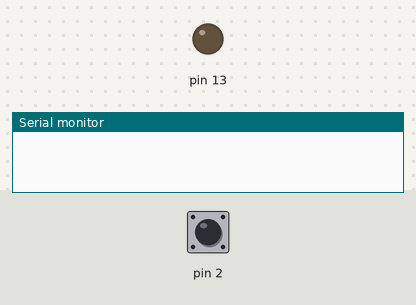
Recording of a sketch running on a simulated Arduino Uno, built with avr-gcc and run on an emulated ATmega328P. Shown: output pins drawn as LEDs (lit = HIGH), the last lines printed to the serial monitor. The test bench sets the inputs (shaded band); at power-on: pin 2 HIGH.

Above: at 1.2 s.
1.3 s: pin 2 pulled LOW for 0.15 s
At 1.37 s:
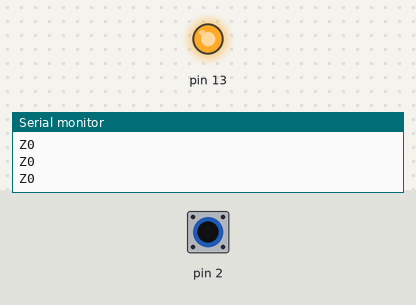
2.9 s: pin 2 pulled LOW for 3.2 s
At 7.0 s:
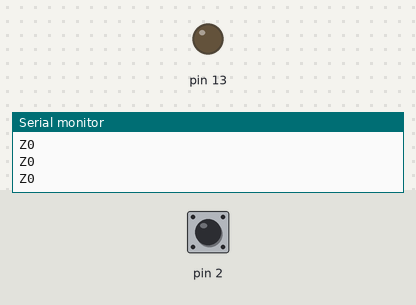
Timing chart, 0 to 8.5 s (numbered marks = the images above; inputs shaded):
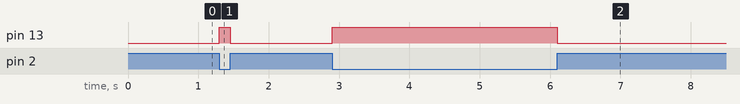

The sketch:

ArduinoController.ino
```cpp
/*
  Detect zero for Z axis

  This code will detect port 2 on arduino when it change status from HIGH to LOW.
  Script will send a signal "Z0" via serial port. Software on Window will detect this "Z0" keyword to stop moving knife on MACH3 and set z to zero.
  https://www.facebook.com/npmlab/
  All right reserved
  by Nhat Phan Minh
 */


// the setup function runs once when you press reset or power the board
void setup() {
  Serial.begin(19200);
  // initialize digital pin 13 as an output.
  pinMode(13, OUTPUT);
  pinMode(2, INPUT_PULLUP);
}

// the loop function runs over and over again forever
void loop() {
  int sensorVal = digitalRead(2);
  //print out the value of the pushbutton
  // Keep in mind the pullup means the pushbutton's
  // logic is inverted. It goes HIGH when it's open,
  // and LOW when it's pressed. Turn on pin 13 when the
  // button's pressed, and off when it's not:
  if (sensorVal == HIGH) {
    digitalWrite(13, LOW);
  } else {
    digitalWrite(13, HIGH);
    Serial.println("Z0");
  }
}
```

Measured:
- after the input at 1.3 s, pin 13: LOW → HIGH at once, → LOW 0.15 s later
- after the input at 2.9 s, pin 13: LOW → HIGH at once, → LOW 3.2 s later
